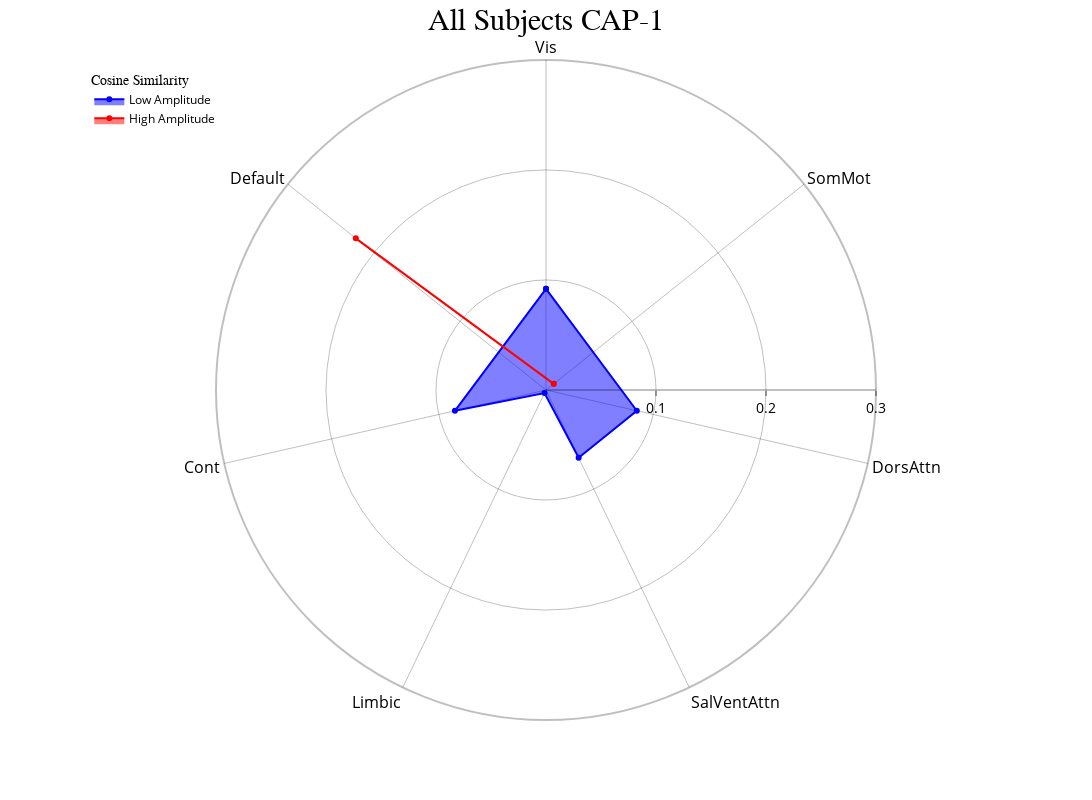
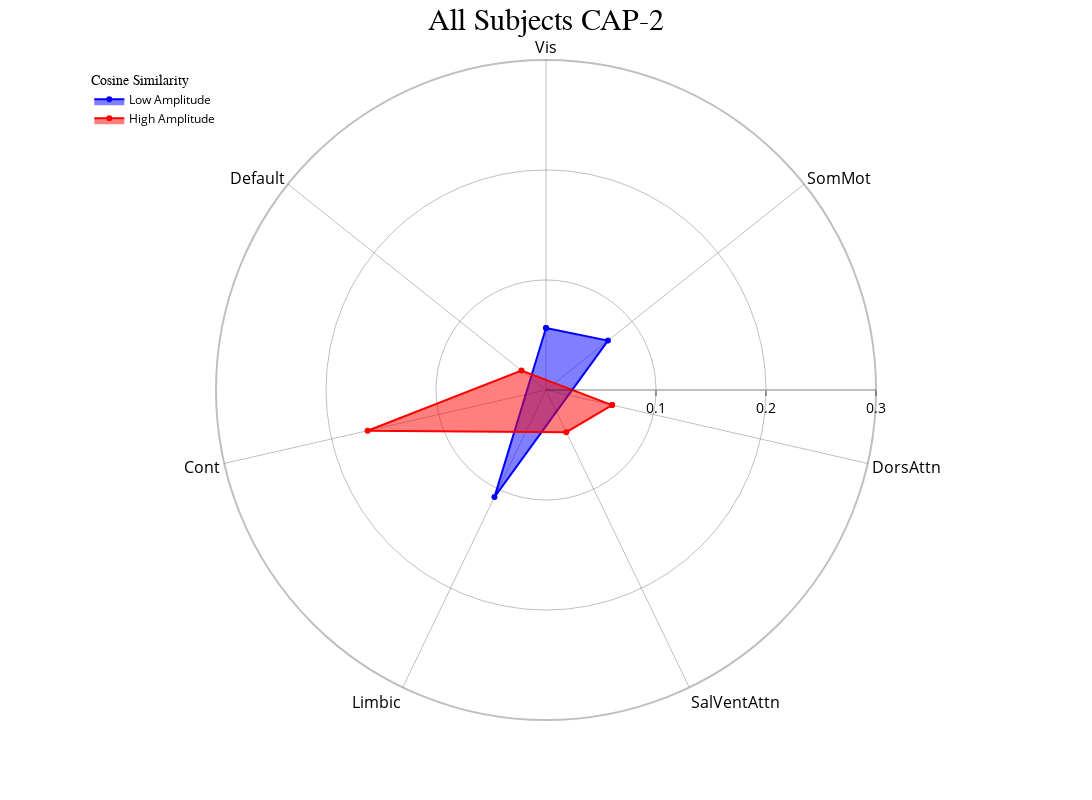
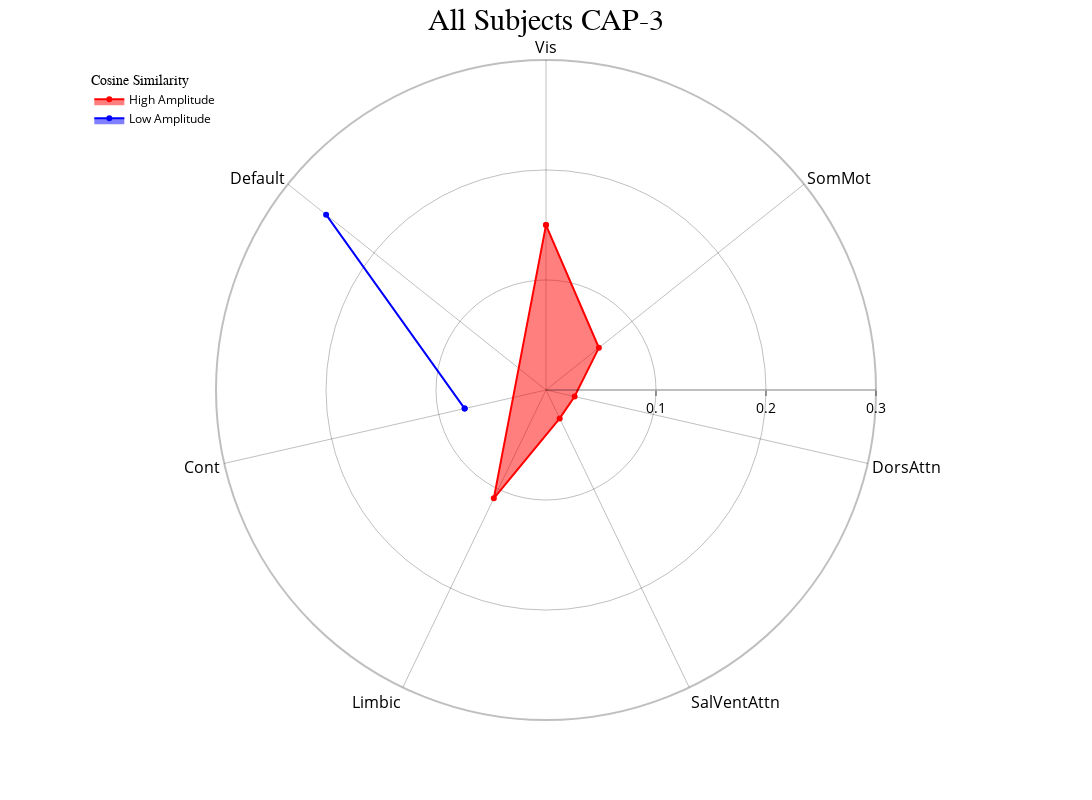

The notebook cell these images were saved under, in order:
### Code cell
radialaxis={"showline": True, "linewidth": 2, "linecolor": "rgba(0, 0, 0, 0.25)", "gridcolor": "rgba(0, 0, 0, 0.25)",
            "ticks": "outside" , "tickfont": {"size": 14, "color": "black"}, "range": [0,0.3],
            "tickvals": [0.1,0.2,0.3]}
cap_analysis.caps2radar(radialaxis=radialaxis, fill="toself", scattersize=10)

### Figure 1 — Plotly figure (JSON) as saved in the notebook; plotly's stock layout.template omitted (floating-point values rounded to 4 significant figures)
{"data": [{"fill": "toself", "hovertemplate": "color=Low Amplitude<br>CAP-1=%{r}<br>regions=%{theta}<extra></extra>", "legendgroup": "Low Amplitude", "line": {"color": "rgba(0, 0, 255, 1)", "dash": "solid"}, "marker": {"symbol": "circle"}, "mode": "markers+lines", "name": "Low Amplitude", "r": [0.09193, 0.08467, 0.0684, 0.003126, 0.08496, 0.09193], "showlegend": true, "subplot": "polar", "theta": ["Vis", "DorsAttn", "SalVentAttn", "Limbic", "Cont", "Vis"], "type": "scatterpolar"}, {"fill": "toself", "hovertemplate": "color=High Amplitude<br>CAP-1=%{r}<br>regions=%{theta}<extra></extra>", "legendgroup": "High Amplitude", "line": {"color": "rgba(255, 0, 0, 1)", "dash": "solid"}, "marker": {"symbol": "circle"}, "mode": "markers+lines", "name": "High Amplitude", "r": [0.009001, 0.2211, 0.009001], "showlegend": true, "subplot": "polar", "theta": ["SomMot", "Default", "SomMot"], "type": "scatterpolar"}], "layout": {"height": 800, "legend": {"font": {"color": "black", "size": 12}, "title": {"font": {"family": "Times New Roman"}, "text": "Cosine Similarity"}, "tracegroupgap": 0, "x": 0.01, "xanchor": "left", "y": 0.99, "yanchor": "top"}, "margin": {"t": 60}, "polar": {"angularaxis": {"categoryarray": ["Vis", "SomMot", "DorsAttn", "SalVentAttn", "Limbic", "Cont", "Default"], "categoryorder": "array", "direction": "clockwise", "gridcolor": "rgba(0, 0, 0, 0.25)", "linecolor": "rgba(0, 0, 0, 0.25)", "linewidth": 2, "rotation": 90, "showline": true, "tickfont": {"color": "black", "size": 16}}, "bgcolor": "white", "domain": {"x": [0, 1], "y": [0, 1]}, "radialaxis": {"gridcolor": "rgba(0, 0, 0, 0.25)", "linecolor": "rgba(0, 0, 0, 0.25)", "linewidth": 2, "range": [0, 0.3], "showline": true, "tickfont": {"color": "black", "size": 14}, "ticks": "outside", "tickvals": [0.1, 0.2, 0.3]}}, "title": {"font": {"color": "black", "family": "Times New Roman", "size": 30}, "text": "All Subjects CAP-1", "x": 0.5}, "width": 1200}}

### Figure 2 — Plotly figure (JSON) as saved in the notebook; plotly's stock layout.template omitted (floating-point values rounded to 4 significant figures)
{"data": [{"fill": "toself", "hovertemplate": "color=Low Amplitude<br>CAP-2=%{r}<br>regions=%{theta}<extra></extra>", "legendgroup": "Low Amplitude", "line": {"color": "rgba(0, 0, 255, 1)", "dash": "solid"}, "marker": {"symbol": "circle"}, "mode": "markers+lines", "name": "Low Amplitude", "r": [0.05629, 0.07204, 0.1081, 0.05629], "showlegend": true, "subplot": "polar", "theta": ["Vis", "SomMot", "Limbic", "Vis"], "type": "scatterpolar"}, {"fill": "toself", "hovertemplate": "color=High Amplitude<br>CAP-2=%{r}<br>regions=%{theta}<extra></extra>", "legendgroup": "High Amplitude", "line": {"color": "rgba(255, 0, 0, 1)", "dash": "solid"}, "marker": {"symbol": "circle"}, "mode": "markers+lines", "name": "High Amplitude", "r": [0.06162, 0.04251, 0.1663, 0.02849, 0.06162], "showlegend": true, "subplot": "polar", "theta": ["DorsAttn", "SalVentAttn", "Cont", "Default", "DorsAttn"], "type": "scatterpolar"}], "layout": {"height": 800, "legend": {"font": {"color": "black", "size": 12}, "title": {"font": {"family": "Times New Roman"}, "text": "Cosine Similarity"}, "tracegroupgap": 0, "x": 0.01, "xanchor": "left", "y": 0.99, "yanchor": "top"}, "margin": {"t": 60}, "polar": {"angularaxis": {"categoryarray": ["Vis", "SomMot", "DorsAttn", "SalVentAttn", "Limbic", "Cont", "Default"], "categoryorder": "array", "direction": "clockwise", "gridcolor": "rgba(0, 0, 0, 0.25)", "linecolor": "rgba(0, 0, 0, 0.25)", "linewidth": 2, "rotation": 90, "showline": true, "tickfont": {"color": "black", "size": 16}}, "bgcolor": "white", "domain": {"x": [0, 1], "y": [0, 1]}, "radialaxis": {"gridcolor": "rgba(0, 0, 0, 0.25)", "linecolor": "rgba(0, 0, 0, 0.25)", "linewidth": 2, "range": [0, 0.3], "showline": true, "tickfont": {"color": "black", "size": 14}, "ticks": "outside", "tickvals": [0.1, 0.2, 0.3]}}, "title": {"font": {"color": "black", "family": "Times New Roman", "size": 30}, "text": "All Subjects CAP-2", "x": 0.5}, "width": 1200}}

### Figure 3 — Plotly figure (JSON) as saved in the notebook; plotly's stock layout.template omitted (floating-point values rounded to 4 significant figures)
{"data": [{"fill": "toself", "hovertemplate": "color=High Amplitude<br>CAP-3=%{r}<br>regions=%{theta}<extra></extra>", "legendgroup": "High Amplitude", "line": {"color": "rgba(255, 0, 0, 1)", "dash": "solid"}, "marker": {"symbol": "circle"}, "mode": "markers+lines", "name": "High Amplitude", "r": [0.1499, 0.06148, 0.02667, 0.02869, 0.1093, 0.1499], "showlegend": true, "subplot": "polar", "theta": ["Vis", "SomMot", "DorsAttn", "SalVentAttn", "Limbic", "Vis"], "type": "scatterpolar"}, {"fill": "toself", "hovertemplate": "color=Low Amplitude<br>CAP-3=%{r}<br>regions=%{theta}<extra></extra>", "legendgroup": "Low Amplitude", "line": {"color": "rgba(0, 0, 255, 1)", "dash": "solid"}, "marker": {"symbol": "circle"}, "mode": "markers+lines", "name": "Low Amplitude", "r": [0.07586, 0.2557, 0.07586], "showlegend": true, "subplot": "polar", "theta": ["Cont", "Default", "Cont"], "type": "scatterpolar"}], "layout": {"height": 800, "legend": {"font": {"color": "black", "size": 12}, "title": {"font": {"family": "Times New Roman"}, "text": "Cosine Similarity"}, "tracegroupgap": 0, "x": 0.01, "xanchor": "left", "y": 0.99, "yanchor": "top"}, "margin": {"t": 60}, "polar": {"angularaxis": {"categoryarray": ["Vis", "SomMot", "DorsAttn", "SalVentAttn", "Limbic", "Cont", "Default"], "categoryorder": "array", "direction": "clockwise", "gridcolor": "rgba(0, 0, 0, 0.25)", "linecolor": "rgba(0, 0, 0, 0.25)", "linewidth": 2, "rotation": 90, "showline": true, "tickfont": {"color": "black", "size": 16}}, "bgcolor": "white", "domain": {"x": [0, 1], "y": [0, 1]}, "radialaxis": {"gridcolor": "rgba(0, 0, 0, 0.25)", "linecolor": "rgba(0, 0, 0, 0.25)", "linewidth": 2, "range": [0, 0.3], "showline": true, "tickfont": {"color": "black", "size": 14}, "ticks": "outside", "tickvals": [0.1, 0.2, 0.3]}}, "title": {"font": {"color": "black", "family": "Times New Roman", "size": 30}, "text": "All Subjects CAP-3", "x": 0.5}, "width": 1200}}
